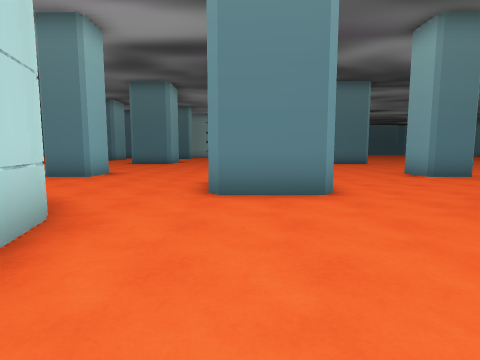
View 1 (above)

24 first-person views from a walk through a scene from a Unity 3-D project. The camera is 1.4 m above the floor, tilts 6° down and sees 80° across. The floor is counted in squares, 2 m on a side. Each view is taken from the middle of a square. On the plan, view 1 faces up. The plan holds only what a view shows up to about 10 squares ahead; the rest is blank. The place goes on beyond the plan. Some animated figures are not drawn.

View 2
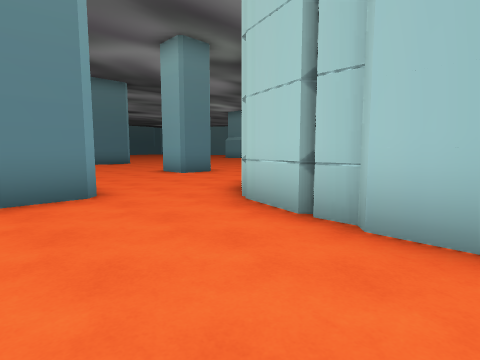

View 3
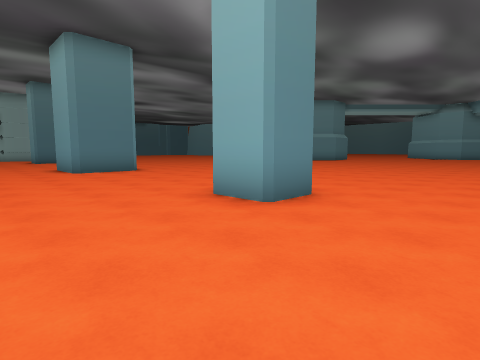

View 4
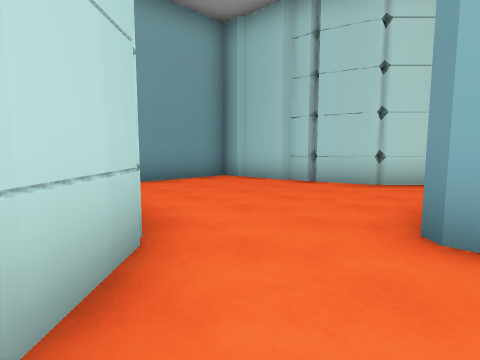

View 5
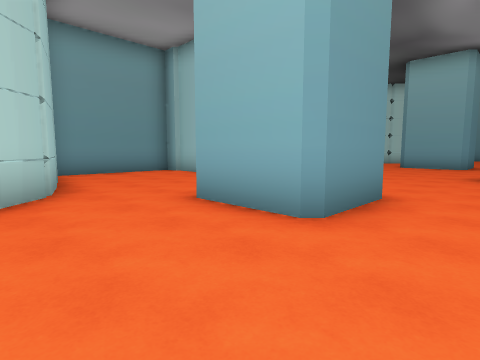

View 6
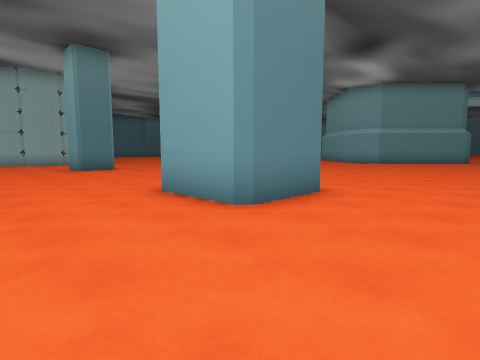

View 7
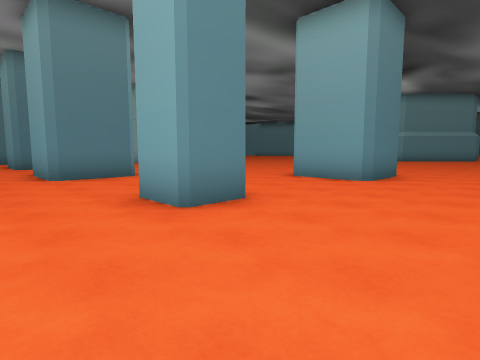

View 8
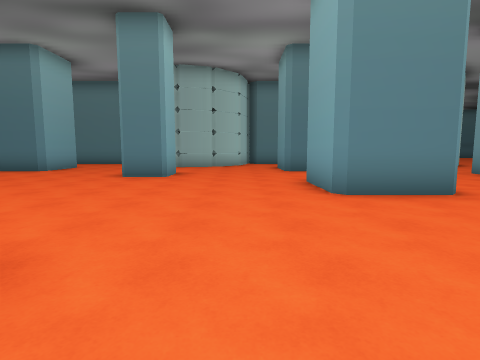

View 9
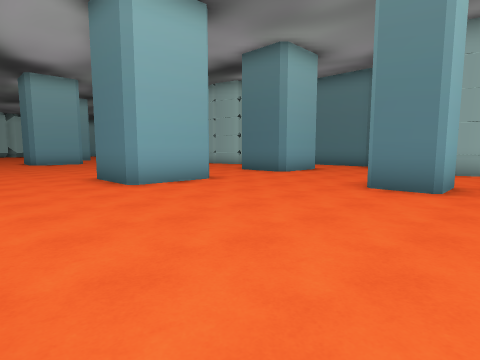

View 10
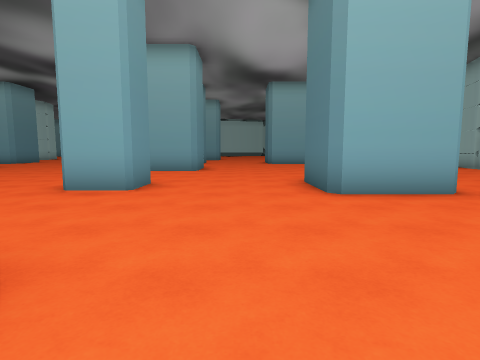

View 11
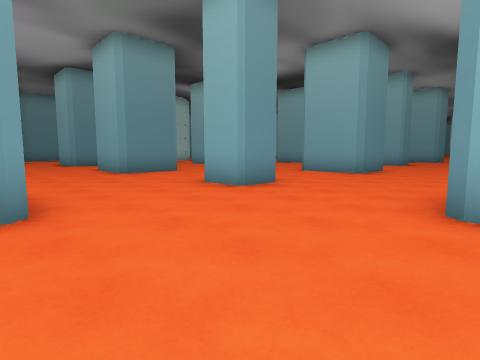

View 12
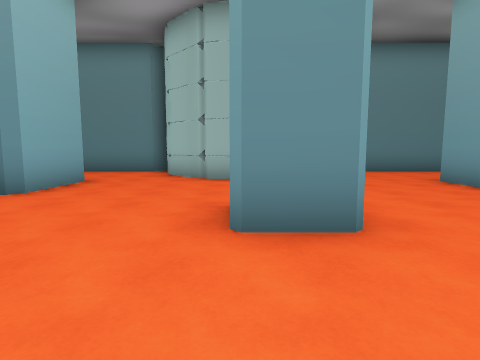

View 13
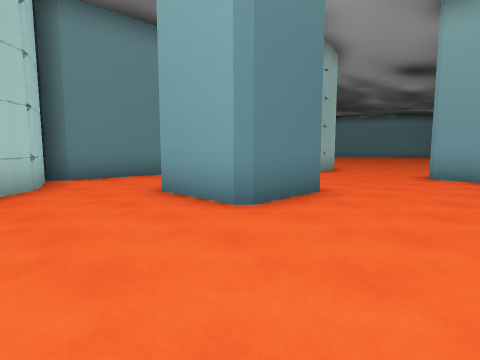

View 14
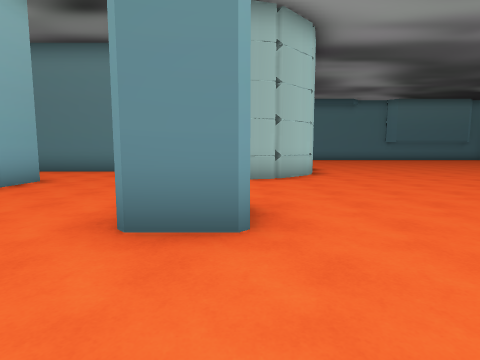

View 15
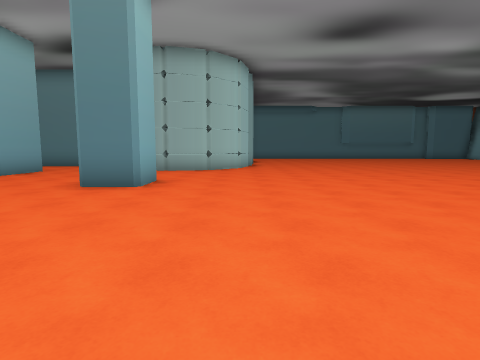

View 16
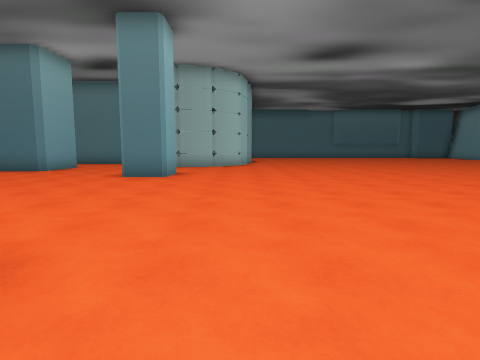

View 17
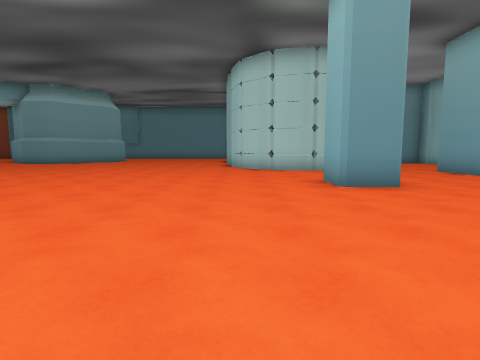

View 18
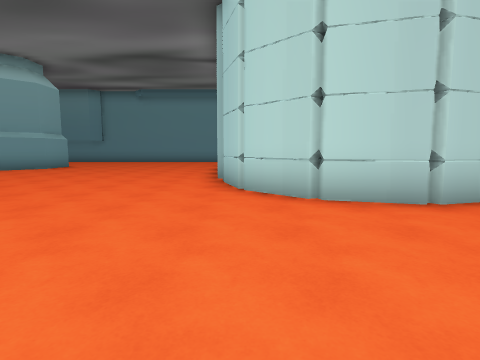

View 19
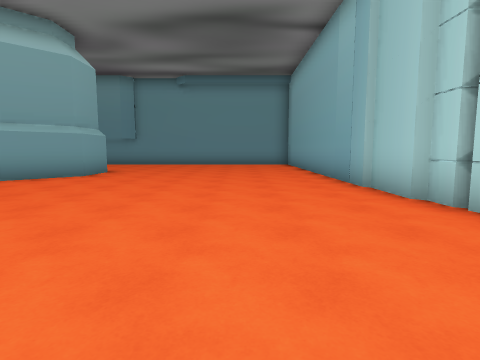

View 20
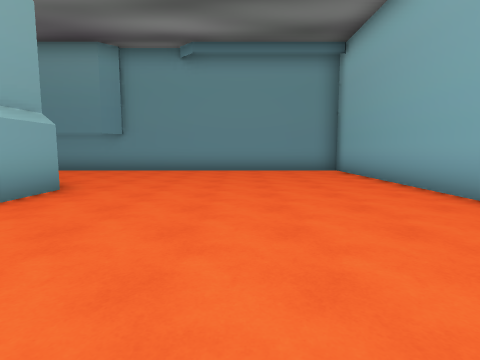

View 21
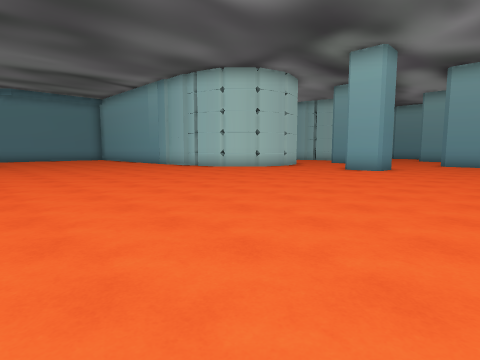

View 22
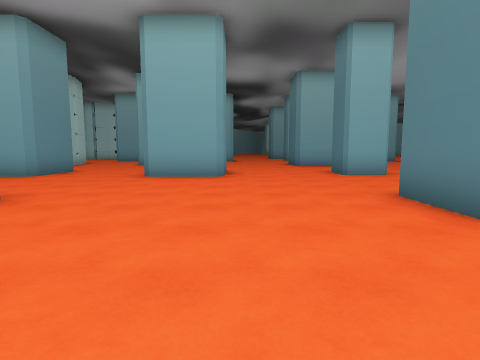

View 23
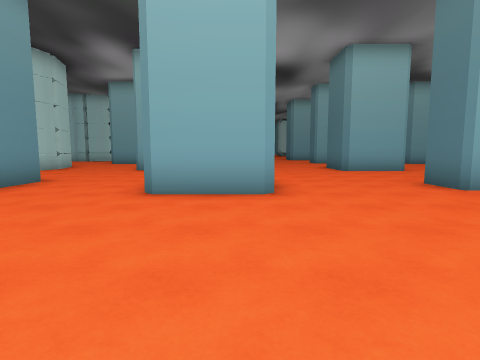

View 24
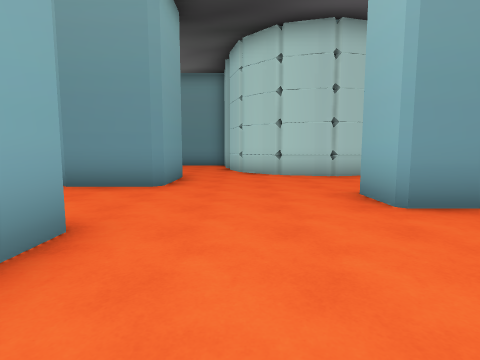

### Floor plan
Points are (right, up) in squares from view 1. A wall is a line through its corners. A room is listed if a view was taken in it or the views show most of it. See-through windows are left out.
Room 1 (views 1, 2, 3)
walls: (2.6, 1.7) (3, 3) (4, 3.9); (2.5, 0.2) (2.5, 1.5); (-1.5, 1.6) (-1.5, -0.3); (-2, 3) (-1.6, 1.7); (1.5, 5.4) (1.5, 4.4) (-0.4, 4.4); (-1.3, -0.9) (2.1, -0.9)
ways out: opening at (1, 4) to room 2
Room 2 (views 4, 5, 6, 7, 8, 9, 10, 11, 12, 13, 14, 15, 16, 17, 18, 19, 20, 21, 22, 23, 24)
walls: (1, 14.9) (-0.1, 14.9) (-0.1, 16.1); (6.4, 14.4) (4.5, 14.4) (4.5, 16.5); (1.4, 19.4) (-0.5, 19.4) (-0.5, 21.5); (4.9, 8.6) (6.1, 8.6) (6.1, 7.4) (4.9, 7.4) (4.9, 8.6); (-3.9, 14.4) (-5.4, 14.4); (-0.4, 6.6) (1.5, 6.6) (1.5, 5.4); (-3.9, 8.6) (-3.9, 7.4) (-5, 7.4); (4.8, 4.2) (5.5, 4.4) (6.9, 4) (8, 3) (8.4, 1.7); (6.1, 23.5) (6.1, 22.4) (4.9, 22.4) (4.9, 23.6); (-2.7, 3.7) (-2, 3); (-3.9, 23.6) (-3.9, 22.4) (-5, 22.4); (1.5, 26.5) (1.5, 24.4) (-0.5, 24.4) (-0.5, 26.5); (-10, 16.1) (-8.9, 16.1) (-8.9, 14.9) (-10, 14.9); (8.5, 1.6) (8.5, -0.3); (-10.4, 11.6) (-8.5, 11.6) (-8.5, 9.5); (-8.5, 21.5) (-8.5, 19.4) (-10.4, 19.4); (-10.5, 9.5) (-10.5, 10.4); (-3.7, 26.8) (-4.4, 26.6); (8, 28) (7, 27) (5.5, 26.6); (-5.1, 26.8) (-5.9, 27) (-7, 28); (2, 29.4) (-1.2, 29.4); (8.7, -0.4) (8.7, -8.8) (16.5, -8.8); (-1.6, 29.3) (-2, 28) (-2.6, 27.4); (-10.5, 4.5) (-10.5, 6.6) (-8.5, 6.6) (-8.5, 5.6); (-8.5, 26.5) (-8.5, 24.4) (-10, 24.4); (-15.4, 16.6) (-13.5, 16.6) (-13.5, 14.4) (-14.1, 14.4); (-14.9, 8.6) (-13.9, 8.6) (-13.9, 7.4); (-7.8, 29.4) (-10.1, 29.4); (-15.4, 4.2) (-14.5, 4.4) (-13.1, 4) (-12, 3); (15.2, -4.1) (15.2, -2.7) (16.5, -1.4)
ways out: opening at (1, 4) to room 1; opening at (-9, 4)

Positions as (right, up) in squares from view 1, and headings:
1: (0, 0), facing up
2: (0, 0), facing up-right
3: (2, 5), facing up-right
4: (4, 5), facing down-left
5: (4, 8), facing down-left
6: (2, 12), facing up-right
7: (-2, 12), facing up-right
8: (-2, 15), facing up
9: (-3, 17), facing up-left
10: (-4, 18), facing left
11: (-5, 20), facing down-left
12: (-5, 20), facing up
13: (-3, 22), facing up-right
14: (6, 20), facing up
15: (8, 17), facing up
16: (8, 15), facing up
17: (8, 14), facing down
18: (8, 8), facing down
19: (11, 5), facing down
20: (12, 1), facing down
21: (16, 12), facing down-left
22: (-1, 12), facing left
23: (-4, 11), facing left
24: (-12, 12), facing down
